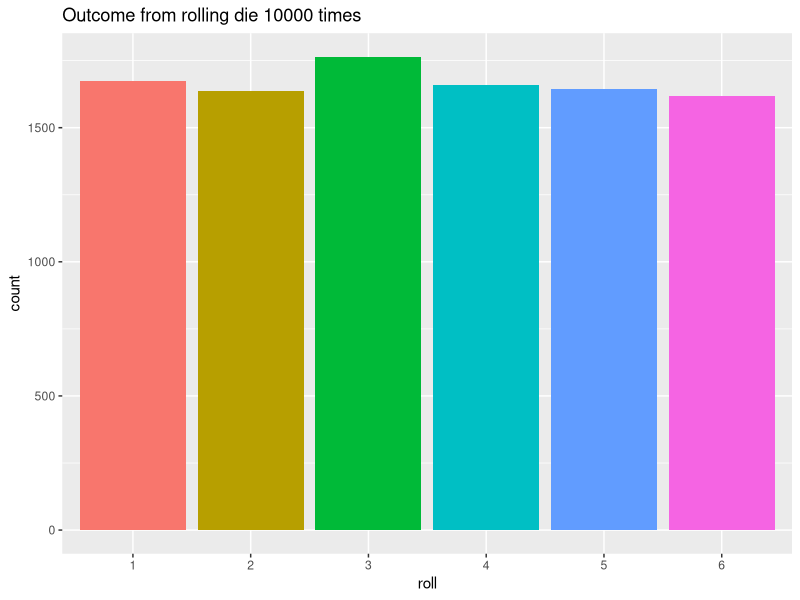
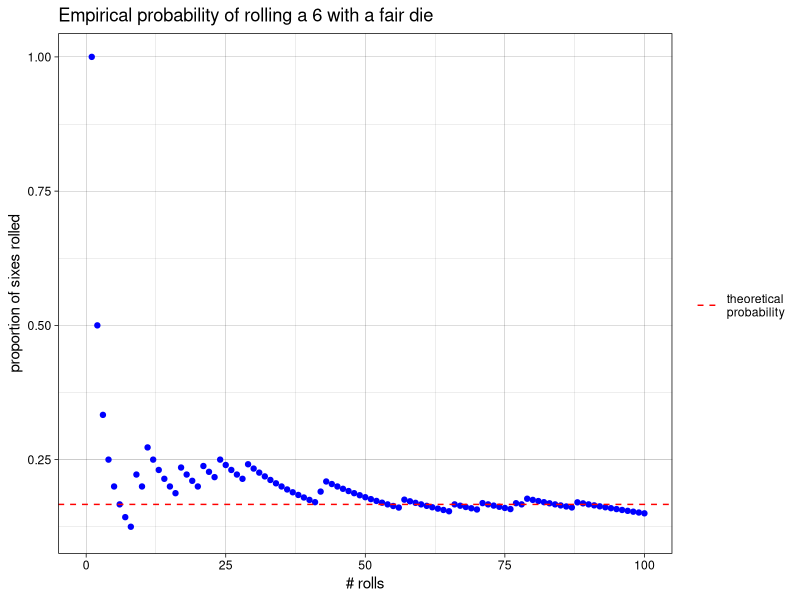
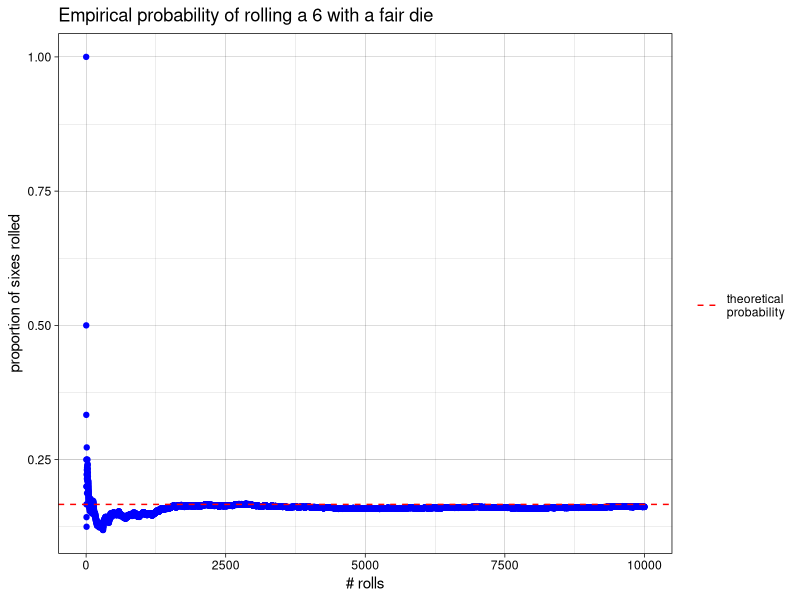
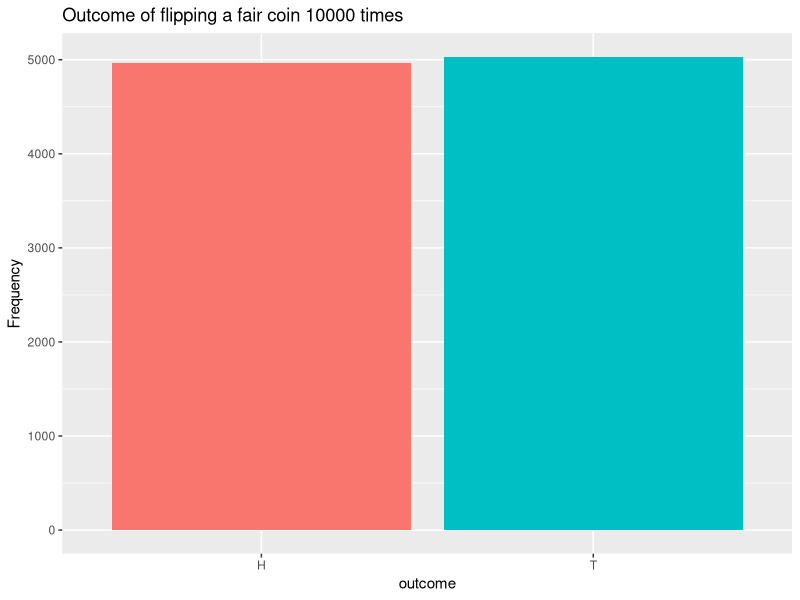
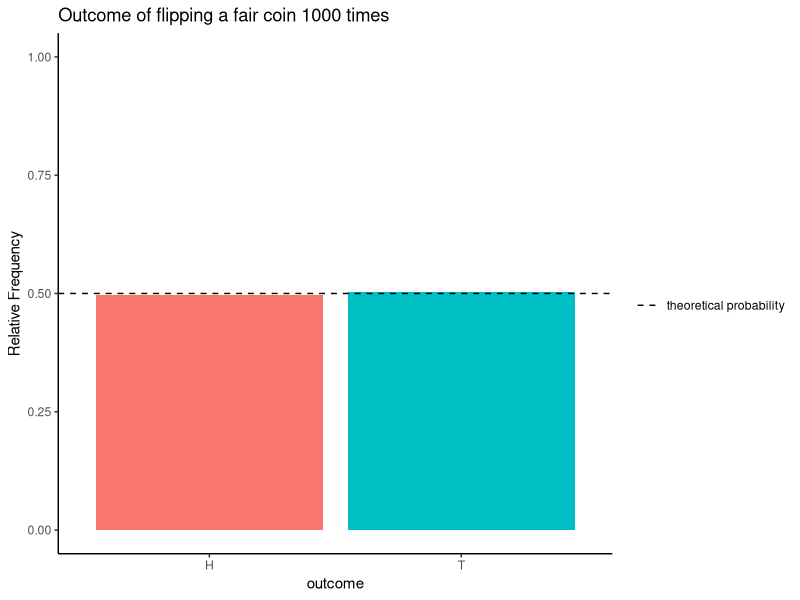
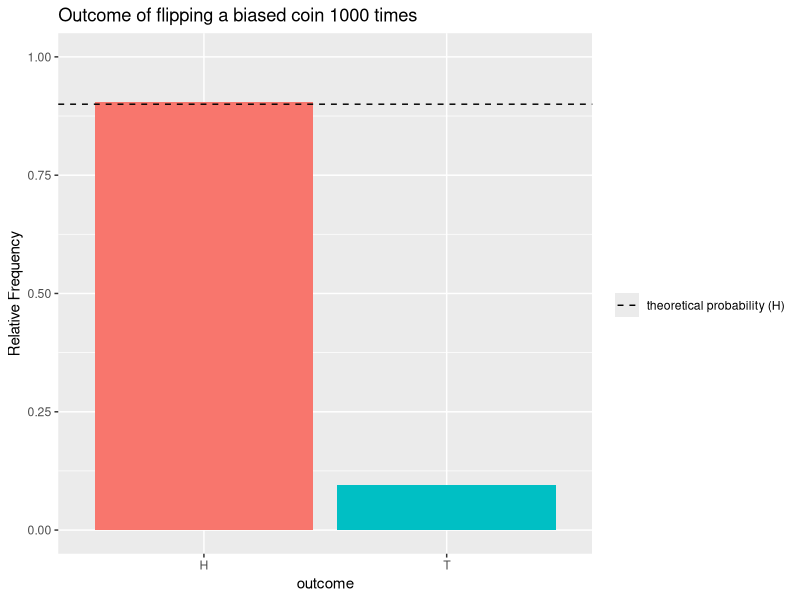

Source code (R) for these figures, in order:
######################################
## Module 4: Probability
######################################

# Note: the 'gtools' library is needed to enumerate
# permutations and combinations

library(gtools)
library(ggplot2)
library(dplyr)

######################################################
# simulate rolling a die 10,000 times, by sampling
# from the values 1:6, 10,000 times, with replacement
######################################################
roll.num <- sample(1:6, 10000, replace = TRUE)

## treat the results as a factor (qualitative variable) and construct a barplot
roll <- factor(roll.num)
ggplot() + geom_bar(aes(roll, fill = roll)) + 
  ggtitle("Outcome from rolling die 10000 times") +
  theme(legend.position = "none")


# function to find the proportion of sixes occurring in first 
# 'i' elements of 'x' 
proportion.sixes <- function(i,x) {
  x <- x[1:i] # limit to first 'i' elements
  count <- sum(x==6)
  count/i
}

## apply this function to all integers from 1- 10000
props <- sapply(1:length(roll.num), proportion.sixes, x=roll.num)


## plot empirical and theoretical probabilities
six.plot <- ggplot() + geom_point(aes(x = 1:length(props), y=props), color = "blue") +
  ggtitle("Empirical probability of rolling a 6 with a fair die") +
  labs(x = "# rolls", y = "proportion of sixes rolled") +
  geom_hline(aes(yintercept=1/6, linetype = "theoretical\nprobability"),color = "red") +
  theme_linedraw() +
  scale_linetype_manual(name = "", values = 2) # this adds the legend (values = 2 for dotted line)


# plot only first 100 rolls
six.plot + xlim(0,100)

# look at complete plot
six.plot                


## simulate flipping a fair coin 10,000 times
coins <- sample(c("H", "T"), 10000, replace=TRUE)

# generate bar graph of frequencies; the guides() function is
# used to suppress the legend for the 'fill' elements (the coins)
ggplot() + geom_bar(aes(coins, fill = coins)) + 
  ggtitle("Outcome of flipping a fair coin 10000 times") +
  labs(x = "outcome", y = "Frequency") +
  guides(fill = FALSE)
  

# calculate a relative frequency table and generate a bar graph of 
# relative frequencies 

# create data.frame containing relative frequency table
p <- table(coins) %>% prop.table() %>% data.frame()  

# plot relative frequencies; the guides() function is
# used to suppress the legend for the 'fill' elements (the coins)
ggplot(p) + geom_col(aes(x = coins, y = Freq, fill = coins)) + 
  ggtitle("Outcome of flipping a fair coin 1000 times") +
  labs(x = "outcome", y = "Relative Frequency") +
  geom_hline(aes(yintercept=1/2, linetype = 'theoretical probability'),
             color = "black") +
  scale_linetype_manual(name = "", values = 2) +
  guides(fill = FALSE) + ylim(0,1) + theme_classic()


# Let's repeat this simulation using a biased coin, flipped 10,000 times
# (the biased coin has a 90% probability of Heads, 10% probability of tails)
coins <- sample(c("H", "T"), 10000, prob = c(.9,.1), replace=TRUE)

# create data frame of relative frequency table
p <- table(coins) %>% prop.table() %>% data.frame()


ggplot(p) + geom_col(aes(x = coins, y = Freq, fill = coins)) + 
  ggtitle("Outcome of flipping a biased coin 1000 times") +
  labs(x = "outcome", y = "Relative Frequency") +
  geom_hline(aes(yintercept=9/10, linetype = "theoretical probability (H)"),
             color = "black") +
  scale_linetype_manual(name = "", values = 2) +
  guides(fill = FALSE) + ylim(0,1)


############################################################
## general method for repeating a probability experiment --
## write a function to do the experiment once, then
## use the replicate function to repeat the experiment
############################################################

## example function: flip a fair coin 2 times, 
#     determine if we get 2 heads
# returns TRUE if we get 2 heads, FALSE otherwise
flip.two.heads <- function() {
  
  # flip the coin twice (same as flipping 2 coins)
  f <- sample(c("H", "T"), 2, replace = TRUE)
  
  # count the number of Heads
  count <- sum(f=="H")
  
  # return TRUE if we got 2 heads
  count == 2
}

# flip a coin 2 times, repeat 1000 times
two.heads <- replicate(1000, flip.two.heads())

# find the empirical probability of getting 2 heads = 
# number of times we get 2 heads / number of experiments
prop.heads <- sum(two.heads) / length(two.heads)
prop.heads


#########################################################
# Exercise: Copy and modify the above code to find
# the empirical probability of flipping a coin 3 times
# and getting at least 2 heads.
#########################################################


#########################################################
## classical probability - when all outcomes
## are equally likely, 
## P(A) = (number of outcomes in A) / 
##          (number of outcomes in sample space)
#########################################################

##########################################################
# We can use the 'permutation' function from the gtools
# library for classical probability calculations.
# The arguments for the permutation function include 
# (1) number of outcomes per trial of the experiment, 
# (2) number of trials,
# (3) sample space for each trial
# (4) repeats = TRUE if outcomes can repeat across trials
# Permutations gives all possible arrangements where
#    order matters
##########################################################

##########################################################
# Find the sample space S for flipping a coin 3 times  #
##########################################################
S <- permutations(2,3, c("H", "T"), repeats = TRUE)

# Define the event corresponding to getting exactly two heads
index <- rowSums(S == "H") == 2
S[index,]

# Define the event corresponding to getting at least two heads
index <- rowSums(S == "H") >= 2
S[index,]

#######################################################
# Finding classical probabilities
#######################################################

##########################################################
## aside: useful logical functions: 
#   any(x) returns TRUE if any element in x is TRUE
#   all(x) returns TRUE if all elements in x are TRUE
##########################################################

numbers <- 1:3
any(numbers == 4)
any(numbers == 1)
all(numbers == 1)

numbers <- c(1,1,1)
all(numbers == 1)

# Find the probability of getting all heads, P(H = 3), when
# flipping a fair coin 3 times
all.heads <- apply(S == "H", 1, all)
sum(all.heads) / length(all.heads)

# Find the probability of getting at least 1 Head, P(H >= 1)
any.heads <- apply(S == "H", 1, any)
p.any.heads <- sum(any.heads) / length(any.heads)
p.any.heads

# Note that the complement of at least one head (H >=1)
# is no heads (H=0) (or all tails). Therefore by the 
# rule of complements, P(no heads) = 1 - P(at least 1 heads)

# probability of no heads
1 - p.any.heads

# probability of no heads - direct calculation
no.heads <- apply(S == "T", 1, all)
p.no.heads <- sum(no.heads) / length(no.heads)
p.no.heads
